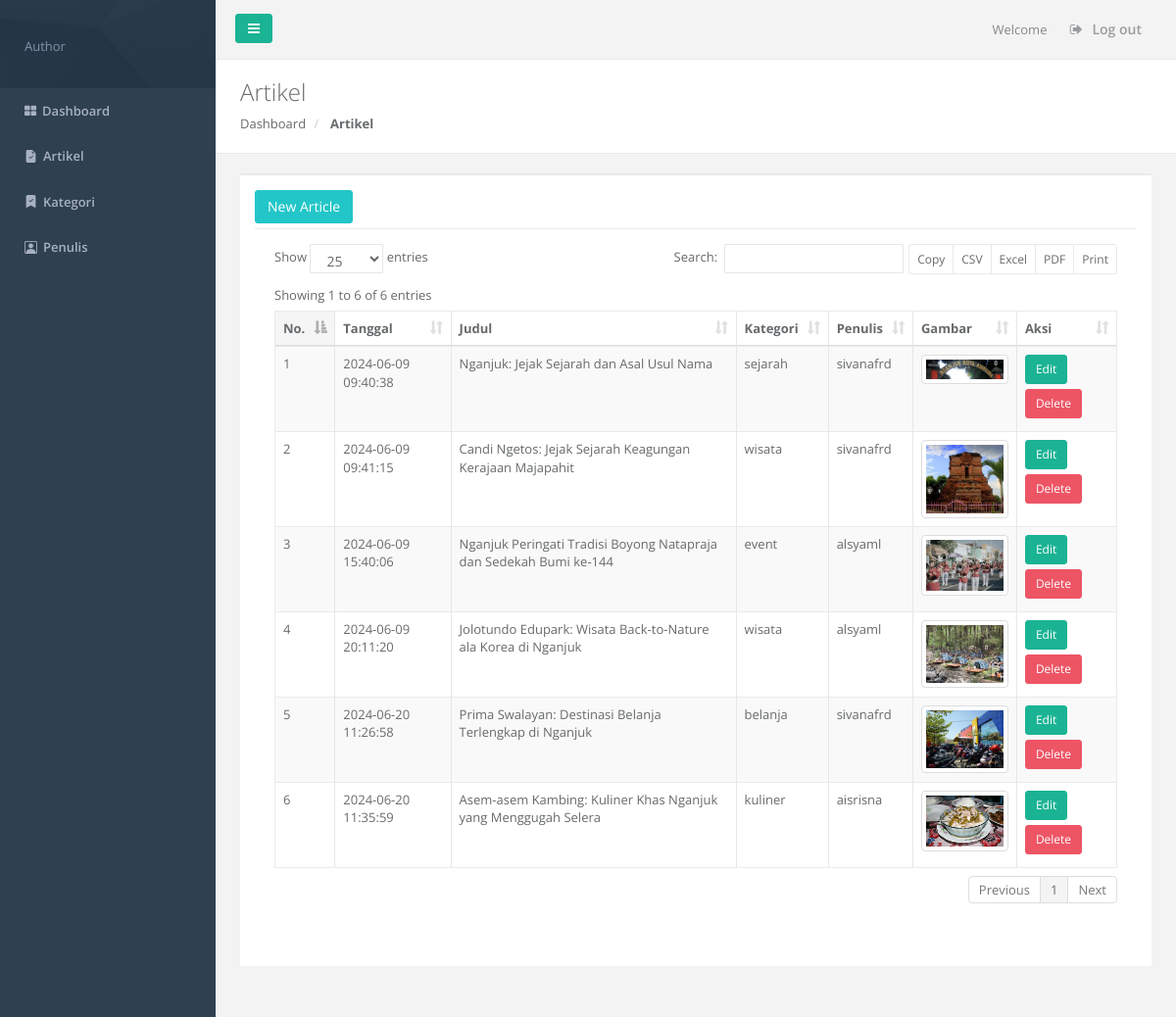
/admin/artikel.php, run on the app's committed database.
### tables this page shows
CREATE TABLE IF NOT EXISTS `artikel` (
  `id_artikel` int NOT NULL AUTO_INCREMENT,
  `tanggal` timestamp NOT NULL,
  `judul` varchar(300) NOT NULL,
  `penulis` varchar(300) NOT NULL,
  `kategori` varchar(300) NOT NULL,
  `isi` text NOT NULL,
  `gambar` varchar(300) NOT NULL,
  PRIMARY KEY (`id_artikel`)
);

CREATE TABLE IF NOT EXISTS `kategori` (
  `id_kategori` int NOT NULL AUTO_INCREMENT,
  `nama_kategori` varchar(50) NOT NULL,
  `keterangan` varchar(200) NOT NULL,
  PRIMARY KEY (`id_kategori`) USING BTREE
);

### admin/artikel.php (the view, shortened to what this page needs)
<?php
include 'connection.php';
$query_artikel = "SELECT a.id_artikel, a.tanggal, a.judul, a.isi, a.kategori, a.penulis, a.gambar, k.nama_kategori
                  FROM artikel a
                  LEFT JOIN kategori k ON a.kategori = k.id_kategori";
$result_artikel = mysqli_query($koneksi, $query_artikel);
$articles = [];
if (mysqli_num_rows($result_artikel) > 0) {
    while ($row = mysqli_fetch_assoc($result_artikel)) {
        $articles[] = $row;
    }
}
?>
<!DOCTYPE html>
<html>
<head>
    <link href="css/bootstrap.min.css" rel="stylesheet">
    <link href="font-awesome/css/font-awesome.css" rel="stylesheet">
    <link href="css/plugins/dataTables/datatables.min.css" rel="stylesheet">
    <link href="css/animate.css" rel="stylesheet">
    <link href="css/style.css" rel="stylesheet">
    <link href="css/plugins/select2/select2.min.css" rel="stylesheet">
    <link rel="stylesheet" href="https://cdn.jsdelivr.net/npm/bootstrap-icons@1.11.3/font/bootstrap-icons.min.css">
</head>
<body>
    <div id="wrapper">
        <nav class="navbar-default navbar-static-side" role="navigation">
            <div class="sidebar-collapse">
                <ul class="nav metismenu" id="side-menu">
                    <li class="nav-header">
                        <div class="dropdown profile-element">
                            <a data-toggle="dropdown" class="dropdown-toggle" href="#">
                                <span class="clear">  <span class="text-muted text-xs block">Author</span> </span> </a>
                        </div>
                    </li>
                    <li>
                        <a href="dashboard.php"><i class="fa fa-th-large"></i><span class="nav-label">Dashboard</span></a>
                    </li>
                    <li>
                        <a href="artikel.php"><i class="bi bi-file-earmark-check-fill"></i><span class="nav-label">Artikel</span> </a>
                    </li>
                    <li>
                        <a href="kategori.php"><i class="bi bi-bookmark-check-fill"></i><span class="nav-label">Kategori</span></a>
                    </li>
                    <li>
                        <a href="penulis.php"><i class="bi bi-person-square"></i><span class="nav-label">Penulis</span></a>
                    </li>
                </ul>
            </div>
        </nav>
        <div id="page-wrapper" class="gray-bg">
            <div class="row border-bottom">
                <nav class="navbar navbar-static-top" role="navigation" style="margin-bottom: 0">
                    <div class="navbar-header">
                        <a class="navbar-minimalize minimalize-styl-2 btn btn-primary " href="#"><i class="fa fa-bars"></i> </a>
                    </div>
                    <ul class="nav navbar-top-links navbar-right">
                        <li>
                            <span class="m-r-sm text-muted welcome-message">Welcome</span>
                        </li>
                        <li>
                            <a href="login.php">
                                <i class="fa fa-sign-out"></i> Log out
                            </a>
                        </li>
                    </ul>
                </nav>
            </div>
            <div class="row wrapper border-bottom white-bg page-heading">
                <div class="col-lg-10">
                    <h2>Artikel</h2>
                    <ol class="breadcrumb">
                        <li>
                            <a href="dashboard.php">Dashboard</a>
                        </li>
                        <li class="active">
                            <strong>Artikel</strong>
                        </li>
                    </ol>
                </div>
            </div>
            <div class="wrapper wrapper-content animated fadeInRight">
                <div class="row">
                    <div class="col-lg-12">
                        <div class="ibox float-e-margins">
                            <div class="ibox-title">
                                <button type="button" class="btn btn-info" data-toggle="modal" data-backdrop="static" data-target="#myModal5">New Article</button>
                                <div class="ibox-content">
                                    <div class="table-responsive">
                                        <table class="table table-striped table-bordered table-hover dataTables-example">
                                            <thead>
                                                <tr>
                                                    <th>No.</th>
                                                    <th>Tanggal</th>
                                                    <th>Judul</th>
                                                    <th>Kategori</th>
                                                    <th>Penulis</th>
                                                    <th>Gambar</th>
                                                    <th>Aksi</th>
                                                </tr>
                                            </thead>
                                            <tbody>
                                                <?php foreach ($articles as $key => $article) { ?>
                                                    <tr class="gradeX">
                                                        <td><?php echo $key + 1; ?></td>
                                                        <td><?php echo $article['tanggal']; ?></td>
                                                        <td><?php echo $article['judul']; ?></td>
                                                        <td><?php echo $article['nama_kategori']; ?></td>
                                                        <td><?php echo $article['penulis']; ?></td>
                                                        <td>
                                                            <?php if (!empty($article['gambar'])) { ?>
                                                                <img src="<?php echo 'path_to_your_image_directory/' . $article['gambar']; ?>" class="img-thumbnail" width="100" alt="Gambar Artikel">
                                                            <?php } else { ?>
                                                                No image available
                                                            <?php } ?>
                                                        </td>
                                                        <td>
                                                            <button class="btn btn-sm btn-primary edit-article" data-toggle="modal" data-target="#editModal" data-id="<?php echo $article['id_artikel']; ?>">Edit</button>
                                                            <button class="btn btn-sm btn-danger" onclick="deleteArticle(<?php echo $article['id_artikel']; ?>)">Delete</button>
                                                        </td>
                                                    </tr>
                                                <?php } ?>
                                            </tbody>
                                        </table>
                                    </div>
                                </div>
                            </div>
                        </div>
                    </div>
                </div>
            </div>
        </div>
</body>
</html>

### data on the page
artikel: tanggal "2024-06-09 09:40:38", judul "Nganjuk: Jejak Sejarah dan Asal Usul Nama", kategori.nama_kategori "sejarah", penulis "sivanafrd", gambar (picture)
artikel: tanggal "2024-06-09 09:41:15", judul "Candi Ngetos: Jejak Sejarah Keagungan Kerajaan Majapahit", kategori.nama_kategori "wisata", penulis "sivanafrd", gambar (picture)
artikel: tanggal "2024-06-09 15:40:06", judul "Nganjuk Peringati Tradisi Boyong Natapraja dan Sedekah Bumi ke-144", kategori.nama_kategori "event", penulis "alsyaml", gambar (picture)
artikel: tanggal "2024-06-09 20:11:20", judul "Jolotundo Edupark: Wisata Back-to-Nature ala Korea di Nganjuk", kategori.nama_kategori "wisata", penulis "alsyaml", gambar (picture)
artikel: tanggal "2024-06-20 11:26:58", judul "Prima Swalayan: Destinasi Belanja Terlengkap di Nganjuk", kategori.nama_kategori "belanja", penulis "sivanafrd", gambar (picture)
artikel: tanggal "2024-06-20 11:35:59", judul "Asem-asem Kambing: Kuliner Khas Nganjuk yang Menggugah Selera", kategori.nama_kategori "kuliner", penulis "aisrisna", gambar (picture)
